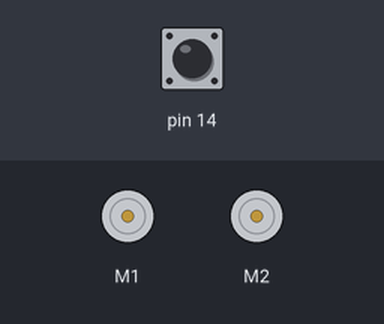
The sketch below on a simulated Arduino Leonardo, built with avr-gcc and run on an emulated ATmega32U4. Shown: 2 × DC motor (green arrow = forward, orange = backward, longer = faster). The inputs (shaded band) are chosen by the test bench; at power-on: pin 14 HIGH.

Above: at 0.8 s.
0.9 s: pin 14 pulled LOW for 0.15 s
At 1.6 s:
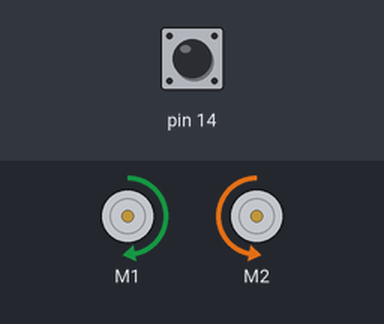
At 3.0 s:
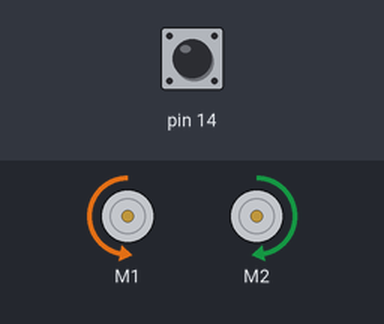
4.0 s: pin 14 pulled LOW for 1 s
At 5.0 s:
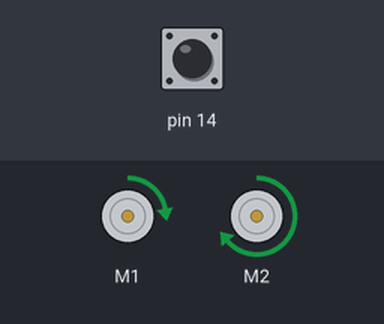
Timing chart, 0 to 7.0 s (numbered marks = the images above; inputs shaded):
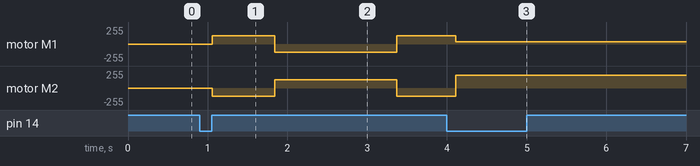

Measured:
- after the input at 0.9 s, motor M1: stopped → forward 127/255 after 0.15 s, → backward 127/255 0.79 s later, → forward 127/255 1.5 s later; motor M2: stopped → backward 127/255 after 0.15 s, → forward 127/255 0.79 s later, → backward 127/255 1.5 s later
- after the input at 4.0 s, motor M1: forward 127/255 → forward 31/255 after 0.11 s; motor M2: backward 127/255 → forward 191/255 after 0.11 s

The sketch:

lijnvolgen.ino
```cpp
//Zumo class
#include <Zumo32U4.h>
#include <Wire.h>

//snelheid
const uint16_t maxSnelheid = 300;

//initializatie van button A
Zumo32U4ButtonA buttonA;
Zumo32U4LineSensors lijnSensor;
Zumo32U4Motors motors;

int16_t laatsteError = 0;

//def pnr sensor
#define NUM_SENSORS 5
unsigned int lineSensorValues[NUM_SENSORS];

//SensorCalibreren

void SensCali(){
  for (uint16_t i = 0; i < 120; i++){
    if(i > 30 && i <= 90){
      motors.setSpeeds(-200,200);
    }else{
      motors.setSpeeds(200,-200);
    }

    lijnSensor.calibrate();
  }
  motors.setSpeeds(0,0);
}


void shRead(){
  while(!buttonA.getSingleDebouncedPress()){
    lijnSensor.readCalibrated(lineSensorValues);
  }
}


void setup() {
  // put your setup code here, to run once:
  lijnSensor.initFiveSensors();

  //wacht zodat die buttonA is geklikt
  buttonA.waitForButton();

  SensCali();

  shRead();


}

void loop() {
  // put your main code here, to run repeatedly:
  int16_t positie = lijnSensor.readLine(lineSensorValues);
  //error
  int16_t error = positie - 1000;
  // verschilspeed
  int16_t snelheidVerschil = error / 4 + 6 * (error - laatsteError);

  laatsteError = error;

  //bepaal wnr de robot naar links en rechts draait
  int16_t linksSpeed = (int16_t)maxSnelheid + snelheidVerschil;
  int16_t rechtsSpeed = (int16_t)maxSnelheid - snelheidVerschil;

  linksSpeed = constrain(linksSpeed, 0, (int16_t)maxSnelheid);
  rechtsSpeed = constrain(rechtsSpeed,0, (int16_t)maxSnelheid);

  motors.setSpeeds(linksSpeed, rechtsSpeed);
}
```

verschillendelijn.ino
```cpp
//voeg library toe
#include <Zumo32U4.h>
#include <Wire.h>

//bepaal max snelheid
const uint16_t maxsnelheid = 400;

//bepaal min snelheid
const uint16_t minSnelheid = 100;
```
